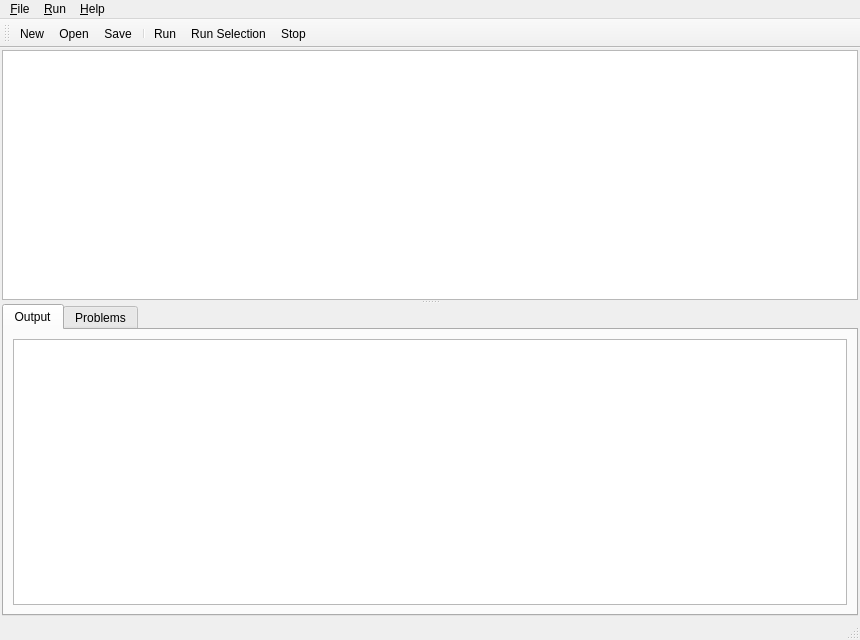
<?xml version="1.0" encoding="UTF-8"?>
<ui version="4.0">
 <class>ScriptEditor</class>
 <widget class="QMainWindow" name="ScriptEditor">
  <property name="geometry"><rect><x>0</x><y>0</y><width>860</width><height>640</height></rect></property>
  <property name="windowTitle"><string>Script Editor</string></property>
  <widget class="QWidget" name="centralWidget">
   <layout class="QVBoxLayout" name="centralLayout">
    <property name="leftMargin"><number>2</number></property>
    <property name="topMargin"><number>2</number></property>
    <property name="rightMargin"><number>2</number></property>
    <property name="bottomMargin"><number>2</number></property>
    <item>
     <widget class="QSplitter" name="splitter">
      <property name="orientation"><enum>Qt::Vertical</enum></property>
      <widget class="CodeEditor" name="editor"/>
      <widget class="QTabWidget" name="bottomTabs">
       <property name="currentIndex"><number>0</number></property>
       <widget class="QWidget" name="outputTab">
        <attribute name="title"><string>Output</string></attribute>
        <layout class="QVBoxLayout" name="outputLayout">
         <item><widget class="QPlainTextEdit" name="outputView"><property name="readOnly"><bool>true</bool></property></widget></item>
        </layout>
       </widget>
       <widget class="QWidget" name="problemsTab">
        <attribute name="title"><string>Problems</string></attribute>
        <layout class="QVBoxLayout" name="problemsLayout">
         <item><widget class="QListWidget" name="problemsList"><property name="toolTip"><string>Double-click an error to go to its line</string></property></widget></item>
        </layout>
       </widget>
      </widget>
     </widget>
    </item>
   </layout>
  </widget>
  <widget class="QMenuBar" name="menuBar">
   <widget class="QMenu" name="menuFile">
    <property name="title"><string>&amp;File</string></property>
    <widget class="QMenu" name="menuTemplates"><property name="title"><string>New from &amp;Template</string></property></widget>
    <widget class="QMenu" name="menuExamples"><property name="title"><string>Open &amp;Example</string></property></widget>
    <widget class="QMenu" name="menuProjectScripts"><property name="title"><string>&amp;Project Scripts</string></property></widget>
    <addaction name="actionNew"/>
    <addaction name="menuTemplates"/>
    <addaction name="actionOpen"/>
    <addaction name="menuExamples"/>
    <addaction name="menuProjectScripts"/>
    <addaction name="separator"/>
    <addaction name="actionSave"/>
    <addaction name="actionSaveAs"/>
    <addaction name="actionAttachToProject"/>
    <addaction name="separator"/>
    <addaction name="actionClose"/>
   </widget>
   <widget class="QMenu" name="menuRun">
    <property name="title"><string>&amp;Run</string></property>
    <addaction name="actionRun"/>
    <addaction name="actionRunSelection"/>
    <addaction name="actionStop"/>
   </widget>
   <widget class="QMenu" name="menuHelp">
    <property name="title"><string>&amp;Help</string></property>
    <addaction name="actionScriptingHelp"/>
   </widget>
   <addaction name="menuFile"/>
   <addaction name="menuRun"/>
   <addaction name="menuHelp"/>
  </widget>
  <widget class="QToolBar" name="toolBar">
   <property name="windowTitle"><string>Script</string></property>
   <property name="toolButtonStyle"><enum>Qt::ToolButtonTextOnly</enum></property>
   <attribute name="toolBarArea"><enum>TopToolBarArea</enum></attribute>
   <attribute name="toolBarBreak"><bool>false</bool></attribute>
   <addaction name="actionNew"/>
   <addaction name="actionOpen"/>
   <addaction name="actionSave"/>
   <addaction name="separator"/>
   <addaction name="actionRun"/>
   <addaction name="actionRunSelection"/>
   <addaction name="actionStop"/>
  </widget>
  <widget class="QStatusBar" name="statusBar"/>
  <action name="actionNew"><property name="text"><string>&amp;New</string></property><property name="shortcut"><string>Ctrl+N</string></property></action>
  <action name="actionOpen"><property name="text"><string>&amp;Open...</string></property><property name="shortcut"><string>Ctrl+O</string></property></action>
  <action name="actionSave"><property name="text"><string>&amp;Save</string></property><property name="shortcut"><string>Ctrl+S</string></property></action>
  <action name="actionSaveAs"><property name="text"><string>Save &amp;As...</string></property><property name="shortcut"><string>Ctrl+Shift+S</string></property></action>
  <action name="actionAttachToProject"><property name="text"><string>Attach to &amp;Project</string></property><property name="toolTip"><string>Store this script in the open project (saved with it; undoable)</string></property></action>
  <action name="actionClose"><property name="text"><string>&amp;Close</string></property><property name="shortcut"><string>Ctrl+W</string></property></action>
  <action name="actionRun"><property name="text"><string>&amp;Run</string></property><property name="toolTip"><string>Run the whole script in the console's Python worker</string></property><property name="shortcut"><string>F5</string></property></action>
  <action name="actionRunSelection"><property name="text"><string>Run &amp;Selection</string></property><property name="toolTip"><string>Run the selected lines (or the current line)</string></property><property name="shortcut"><string>F9</string></property></action>
  <action name="actionStop"><property name="text"><string>S&amp;top</string></property><property name="toolTip"><string>Interrupt the running script (KeyboardInterrupt)</string></property><property name="shortcut"><string>Shift+F5</string></property></action>
  <action name="actionScriptingHelp"><property name="text"><string>&amp;Scripting Help</string></property><property name="shortcut"><string>F1</string></property></action>
 </widget>
 <customwidgets>
  <customwidget><class>CodeEditor</class><extends>QPlainTextEdit</extends><header>CodeEditor.h</header></customwidget>
 </customwidgets>
 <resources/>
 <connections/>
</ui>
